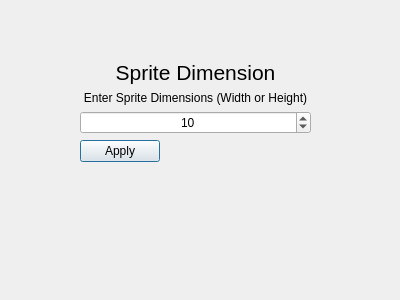
<?xml version="1.0" encoding="UTF-8"?>
<ui version="4.0">
 <class>SizeDialog</class>
 <widget class="QDialog" name="SizeDialog">
  <property name="geometry">
   <rect>
    <x>0</x>
    <y>0</y>
    <width>400</width>
    <height>300</height>
   </rect>
  </property>
  <property name="windowTitle">
   <string>Dialog</string>
  </property>
  <widget class="QWidget" name="formLayoutWidget">
   <property name="geometry">
    <rect>
     <x>80</x>
     <y>60</y>
     <width>231</width>
     <height>151</height>
    </rect>
   </property>
   <layout class="QFormLayout" name="formLayout">
    <item row="0" column="0" colspan="2">
     <widget class="QLabel" name="canvasDimensionTitle">
      <property name="font">
       <font>
        <pointsize>16</pointsize>
       </font>
      </property>
      <property name="text">
       <string>Sprite Dimension</string>
      </property>
      <property name="alignment">
       <set>Qt::AlignmentFlag::AlignCenter</set>
      </property>
     </widget>
    </item>
    <item row="2" column="0" colspan="2">
     <widget class="QSpinBox" name="dimensionSpinBox">
      <property name="alignment">
       <set>Qt::AlignmentFlag::AlignCenter</set>
      </property>
      <property name="minimum">
       <number>4</number>
      </property>
      <property name="maximum">
       <number>50</number>
      </property>
      <property name="singleStep">
       <number>1</number>
      </property>
      <property name="value">
       <number>10</number>
      </property>
     </widget>
    </item>
    <item row="3" column="0">
     <widget class="QDialogButtonBox" name="applyButton">
      <property name="orientation">
       <enum>Qt::Orientation::Horizontal</enum>
      </property>
      <property name="standardButtons">
       <set>QDialogButtonBox::StandardButton::Apply</set>
      </property>
     </widget>
    </item>
    <item row="1" column="0" colspan="2">
     <widget class="QLabel" name="dimnsionDescription">
      <property name="text">
       <string>Enter Sprite Dimensions (Width or Height)</string>
      </property>
      <property name="alignment">
       <set>Qt::AlignmentFlag::AlignCenter</set>
      </property>
     </widget>
    </item>
   </layout>
  </widget>
 </widget>
 <resources/>
 <connections/>
</ui>
